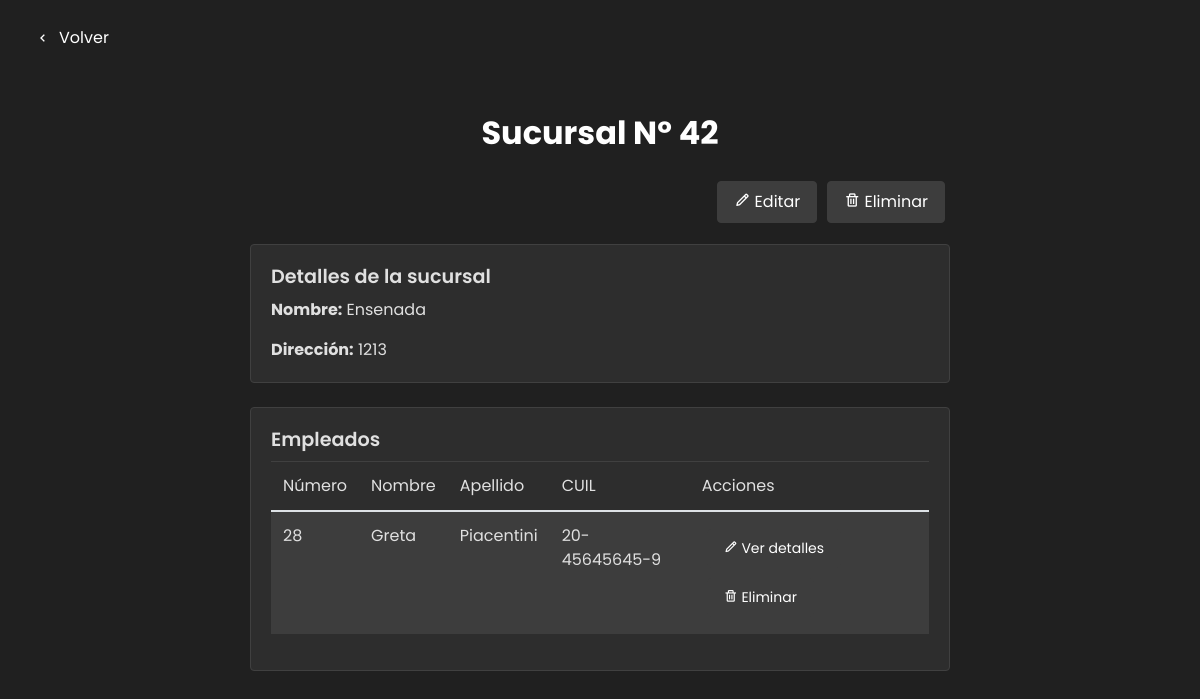
The app's page /detalle-sucursal/42/ (signed in) with its own data.
### vista_administrador/models.py (models this page shows)
class Sucursal(models.Model):
    nombre = models.CharField(max_length=100)
    direccion = models.CharField(max_length=100)

### vista_usuario/models.py (models this page shows)
class User(AbstractUser):
    email = models.EmailField(blank=True,default="")
    dni = models.CharField(max_length=8)
    fecha_nacimiento = models.DateField()
    cuil = models.CharField(max_length=13,default="")
    sucursal = models.ForeignKey(Sucursal, on_delete=models.SET_NULL,default="", null=True)

### ferreplus/modulos/modulos_inicio_sesion.py (the view)
    def wrapper(request, *args, **kwargs):
        if not request.user.is_authenticated or not request.user.is_superuser:
            return HttpResponse("No tienes permiso para acceder a esta página.")
        return view_func(request, *args, **kwargs)

### ferreplus/modulos/modulos_inicio_sesion.py (called while the page is built)
def admin_required(view_func):
    def wrapper(request, *args, **kwargs):
        if not request.user.is_authenticated or not request.user.is_superuser:
            return HttpResponse("No tienes permiso para acceder a esta página.")
        return view_func(request, *args, **kwargs)
    return wrapper

### vista_administrador/views.py (called while the page is built)
@login_required
@admin_required
def detalle_sucursal(request, sucursal_id):
    a_ver = Sucursal.objects.get(id=sucursal_id)
    empleados_de_sucursal = User.objects.filter(
        is_staff=1, is_active=1).filter(sucursal_id=sucursal_id)
    return render(request, os.path.join(TEMPLATE_DIR, 'detalle_sucursal.html'), {'sucursal': a_ver, 'empleados': empleados_de_sucursal})

### vista_usuario/middelwares/middelware.py (called while the page is built)
    def __call__(self, request):
        response = self.get_response(request)
        if request.path == reverse('cerrar_sesion') and request.user.is_authenticated:
            return redirect('inicio')  # Redirige a la página de inicio después de cerrar sesión
        return response

### templates/vista_administrador/detalle_sucursal.html (shortened to what this page needs)
<!DOCTYPE html>
<html lang="es">
<head>
    <link href="https://stackpath.bootstrapcdn.com/bootstrap/4.5.2/css/bootstrap.min.css" rel="stylesheet">
    <link href="https://cdn.jsdelivr.net/npm/bootstrap-icons@1.10.3/font/bootstrap-icons.css" rel="stylesheet">
    <link href='https://unpkg.com/boxicons@2.1.4/css/boxicons.min.css' rel='stylesheet'>
    {% load static %}
    <link rel="stylesheet" type="text/css" href="{% static 'css/ver_sucursales.css' %}">
</head>
<body>
    <div class="custom-container">
        <button id="BotonVolver" class="btn btn-secondary">
          <a href="{% url 'ver-sucursales' %}">
            <i class='bx bx-chevron-left'>
              <span>Volver</span>
            </i>
          </a>
        </button>
    </div>
    <div class="container">
        <div class="mb-3 text-center">
            <h1>Sucursal Nº {{ sucursal.id }}</h1>
        </div>
        <div class="d-flex justify-content-end mb-3">
            <a href="{% url 'editar-sucursal' sucursal.id %}" class="btn btn-primary me-2">
                <i class="bx bx-pencil"></i> Editar
            </a>
            <button class="btn btn-danger" onclick="confirmarEliminacionSucursal('{{ sucursal.id }}')">
                <i class="bx bx-trash"></i> Eliminar
            </button>
        </div>
        <div class="card mb-4">
            <div class="card-body">
                <h5 class="card-title">Detalles de la sucursal</h5>
                <p class="card-text"><strong>Nombre:</strong> {{ sucursal.nombre }}</p>
                <p class="card-text"><strong>Dirección:</strong> {{ sucursal.direccion }}</p>
            </div>
        </div>
        <div class="card">
            <div class="card-body">
                <h5 class="card-title">Empleados</h5>
                <div class="table-responsive">
                    <table class="table table-striped table-hover">
                        <thead>
                            <tr>
                                <th scope="col">Número</th>
                                <th scope="col">Nombre</th>
                                <th scope="col">Apellido</th>
                                <th scope="col">CUIL</th>
                                <th scope="col">Acciones</th>
                            </tr>
                        </thead>
                        <tbody>
                            {% for empleado in empleados %}
                                <tr>
                                    <td>{{ empleado.id }}</td>
                                    <td>{{ empleado.first_name }}</td>
                                    <td>{{ empleado.last_name }}</td>
                                    <td>{{ empleado.cuil }}</td>
                                    <td>
                                        <a href="#" class="btn btn-sm btn-primary">
                                            <i class="bx bx-pencil"></i> Ver detalles
                                        </a>
                                        <button class="btn btn-sm btn-danger" onclick="confirmarEliminacionEmpleado('{{ empleado.id }}')">
                                            <i class="bx bx-trash"></i> Eliminar
                                        </button>
                                    </td>
                                </tr>
                            {% endfor %}
                        </tbody>
                    </table>
                </div>
            </div>
        </div>
    </div>
</body>
</html>

### ferreplus/static/css/ver_sucursales.css (style rules this page uses)
* { font-family: "Poppins", sans-serif; font-weight: 400; font-style: normal; box-sizing: border-box; }
body { min-height: 100%; background-color: #202020; color: #ffffff; }
.container { max-width: 800px; margin: 0 auto; padding: 50px; }
h1 { font-size: 2rem; font-weight: 700; margin-bottom: 20px; }
.btn { background-color: #3d3d3d; border-color: #3d3d3d; color: #ffffff; transition: background-color 0.3s ease; padding: 8px 16px; border-radius: 4px; margin: 5px; }
.card { background-color: #2d2d2d; border-color: #404040; color: #e0e0e0; margin-bottom: 20px; }
.card-title { font-size: 1.2rem; font-weight: 600; margin-bottom: 10px; }
.table { background-color: #2d2d2d; border-color: #404040; color: #e0e0e0; }
.table th, .table td { border-color: #404040; }
.table-striped tbody tr:nth-of-type(odd) { background-color: #3d3d3d; }
.custom-container { margin-top: 10px; margin-left: 20px; }
.custom-container button { background-color: transparent; color: #ffffff; border: none; padding: 10px; border-radius: 8px; cursor: pointer; text-decoration: none; }
.custom-container button a { color: inherit; text-decoration: none; }
.custom-container button i { vertical-align: middle; margin-right: 5px; }
.custom-container button span { vertical-align: top; }

### records on screen
Sucursal: id "42", nombre "Ensenada", direccion "1213"
User: id "28", first_name "Greta", last_name "Piacentini", cuil "20-45645645-9"
